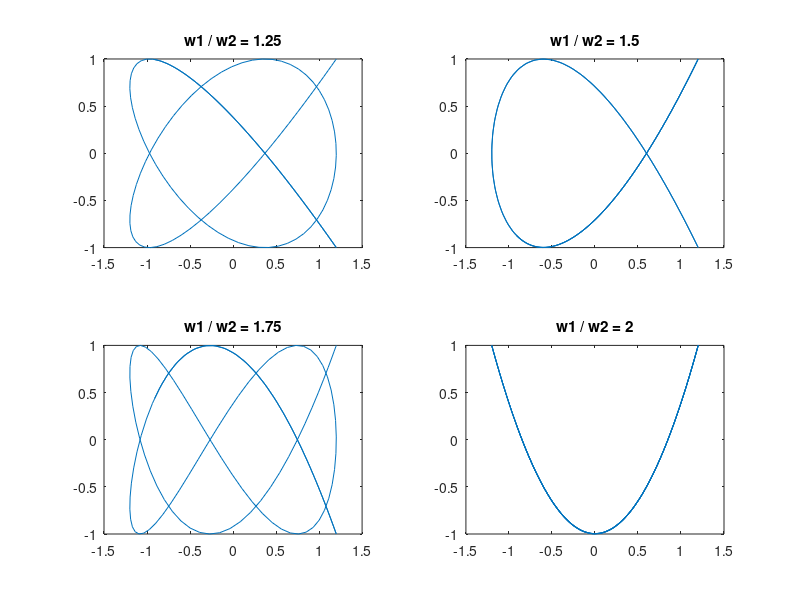

Write MATLAB code to recreate this figure.
% Задание 3
% Второй вариант рассчета фигур Лиссажу
% Задание коэффициентов
a1 = 1.2; a2 = 1.0; w2 = 1.0;
% Задание значений вектора t
t = 0:0.1:15;
x = a1 * cos(w2 * t);
% Задание разных частот w1
w1 = 1.25:0.25:2.0;
% Цикл вывода разных графиков на одном листе
for k = 1:4 
    y = a2 * cos(w1(k)*t);
    % Задание вектора-строки вывода надписей
    s=['w1 / w2 = ' num2str(w1(k))];
    % Вывод разных графиков в разных местах листа (экрана)
    % Оператор subplot задает место на листе, где
    % график будет нарисован последующей командой
    subplot(2, 2, k); plot(x, y); title(s);
end